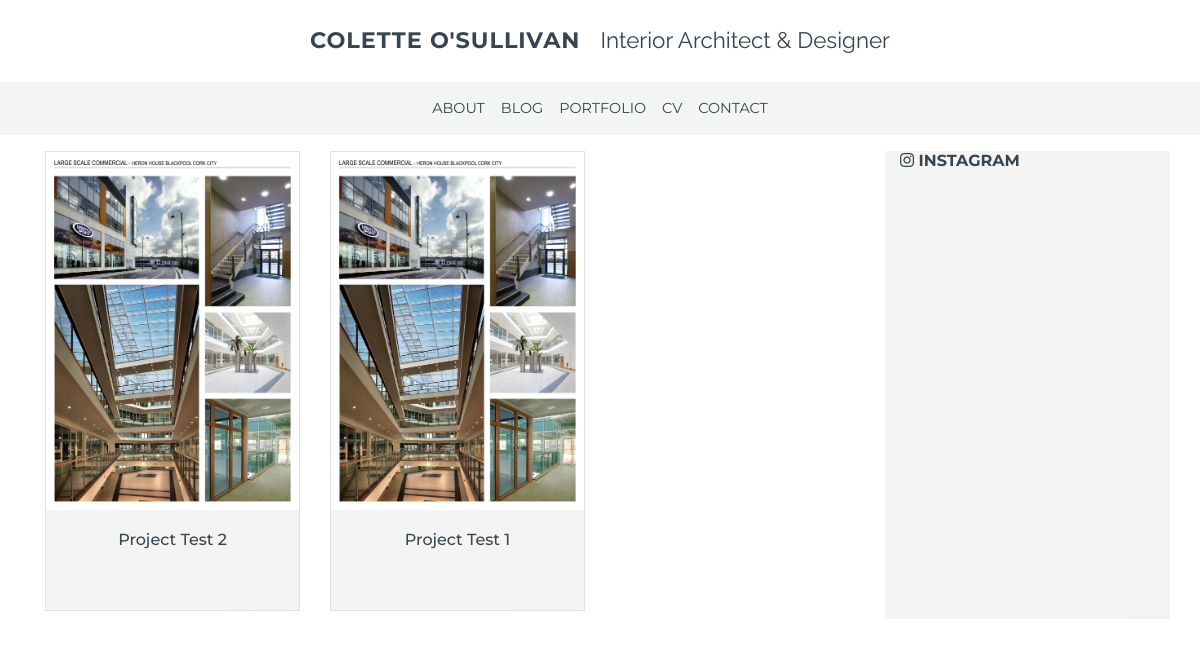
/portfolio/, run on an earlier commit of the app's database.
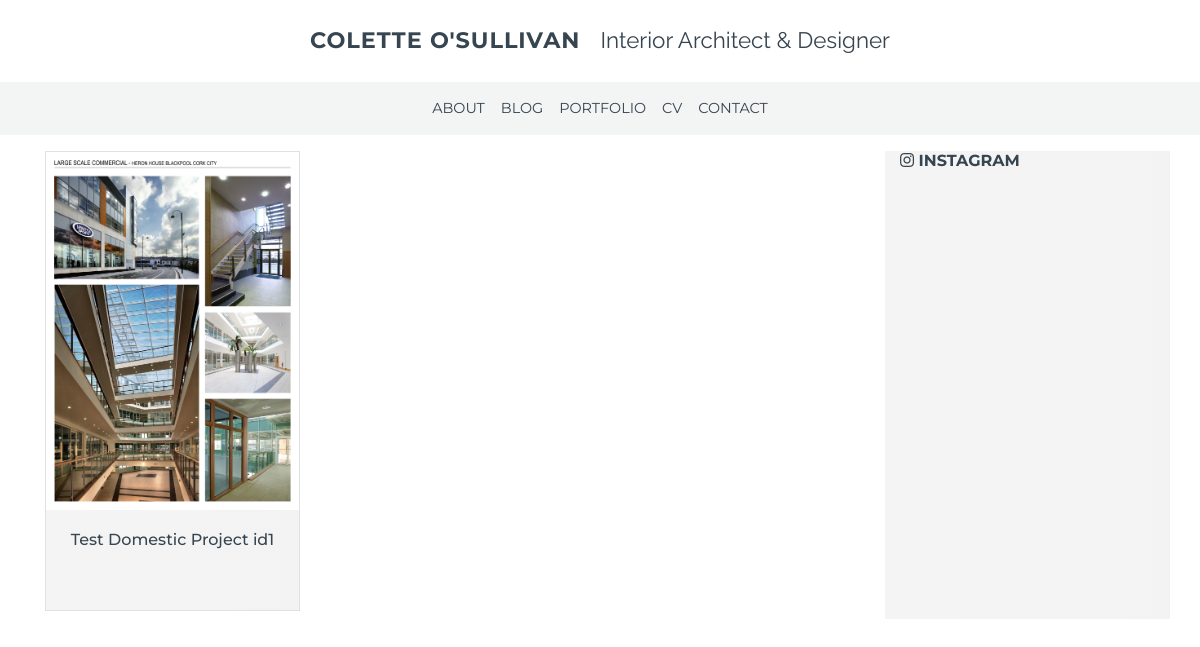
And on a later commit of the database.
### portfolio/models.py (models this page shows, shortened)
class Project(models.Model):
    category = models.ForeignKey('Category', null=True, on_delete=models.CASCADE, related_name='projects')
    title = models.CharField(max_length=200)
    date = models.DateField(default=timezone.now)
    image_portrait = models.ImageField(blank=True)
    image_landscape = models.ImageField(blank=True)
    content = models.TextField()

### portfolio/views.py (the view)
# urls.py: path('', views.projects, name='projects'),
def projects(request):
    projects = Project.objects.all().order_by('-date')
    context = {'projects': projects}
    return render(request, 'portfolio/projects.html', context)

### portfolio/templates/portfolio/projects.html (shortened to what this page needs)
{% extends 'base.html' %}
{% load static %}
{% block content%}
<div class="row">
    {% for project in projects %}
    <div class="col-12 col-md-6 col-lg-4">
        <div class="card rounded-0 border mb-2">
            <img src="{% static 'images/portrait2.jpg' %}" class="card-img-top image-fluid rounded-0" alt="Placeholder image">
            <div class="card-body text-center stone height-cardtext">
                <a href="{% url 'project' pk=project.id %}">
                <h4 class="card-text">{{ project.title }}</h4>
            </a>
            </div>
        </div>
    </div>
    {% endfor %}
</div>
{% endblock %}

What changed in the data, as far as the page shows it:
removed Project: title "Project Test 2"
changed Project: title "Project Test 1" → "Test Domestic Project id1"
